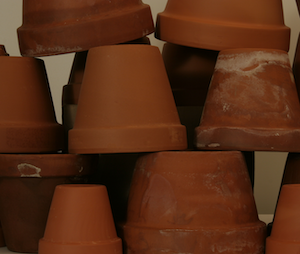
#> input picture data/2006/flowerpot_L.png, 300 x 254 px, given in place of bowling.png, which was not available
$ jupyter execute --allow-errors Untitled.ipynb   (older library calls are emulated)
#> lines starting #> are read from the running program, lines starting #| are printed output that depends on the picture; after the words box and inside, x2 and y2 are one past the last pixel; in counts of white or black regions, pixels touching at a corner belong together; pictures that were not available may be replaced by others from this repository, and a replacement may not be noted
### clean_up_disparity.py
import cv2
import matplotlib.pyplot as plt
from scipy import ndimage
from skimage import feature
from scipy.stats import mode
import numpy as np

# [63 lines left out: functions get_block, set_block, median_filter_block, edge_aware_mode_filter, not called in this run]

def filter_map(map_file, left, right, result, disparity_window_size):
	'''
	Parameters:
		map_file-- name of depth map file to clean up
		left-- name of left stereo file used to make the depth map
		right-- name of right stereo file used to make the depth map
		disparity_window_size-- window size used to create the depth map, used to crop the combined edge image
	'''
#> called with left = './data/2006/bowling_L.png', right = './data/2006/bowling_R.png', result = 'bowling.png', disparity_window_size = 15
	disparity_map = cv2.cvtColor(cv2.imread(map_file), cv2.COLOR_BGR2GRAY);
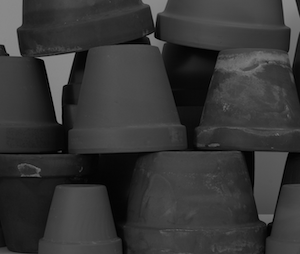
#> disparity_map: shape (254, 300); min 0, max 142, mean 54
	left = cv2.cvtColor(cv2.imread(left), cv2.COLOR_BGR2GRAY);
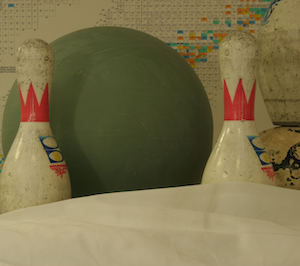
#> input picture data/2006/bowling_L.png, 300 x 266 px
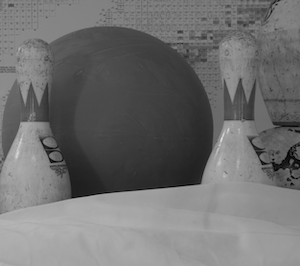
#> left: shape (266, 300); min 0, max 223, mean 111.4
	right = cv2.cvtColor(cv2.imread(right), cv2.COLOR_BGR2GRAY);
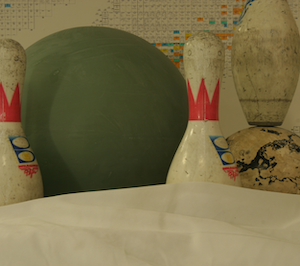
#> input picture data/2006/bowling_R.png, 300 x 266 px
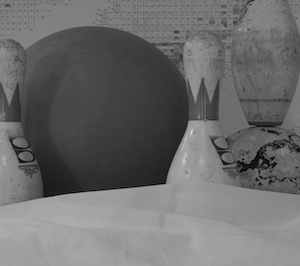
#> right: shape (266, 300); min 0, max 218, mean 107.3

	half_window_size = int(disparity_window_size/2)
	[h, w] = right.shape
#> h = 266; w = 300

	edges_left = feature.canny(left, sigma=3)[half_window_size:h-half_window_size, half_window_size:w-half_window_size]
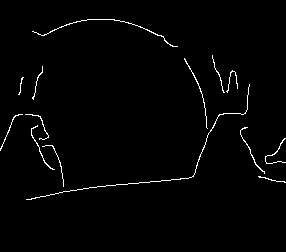
#> edges_left: shape (252, 286) bool; 1.5% white in thin lines or dots, all inside (x1, y1, x2, y2) = (0, 19, 286, 200)
	edges_right = feature.canny(right, sigma=3)[half_window_size:h-half_window_size, half_window_size:w-half_window_size]
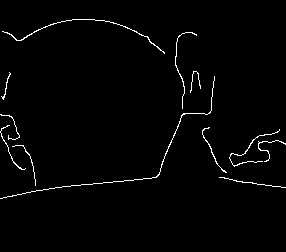
#> edges_right: shape (252, 286) bool; 1.7% white in thin lines or dots, all inside (x1, y1, x2, y2) = (0, 19, 286, 199)
	edges_disparity = feature.canny(disparity_map, sigma=3)
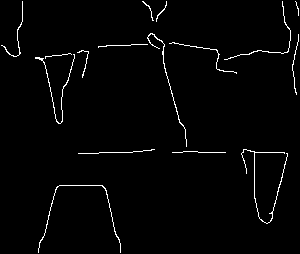
#> edges_disparity: shape (254, 300) bool; 1.9% white in thin lines or dots
	edges_right[edges_left==1] = 1
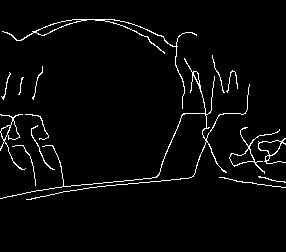
#> edges_right: shape (252, 286) bool; 3.2% white in thin lines or dots, all inside (x1, y1, x2, y2) = (0, 19, 286, 200)
	edges_right[edges_disparity==1] = 1
	edges_both = edges_right

	filtered_map = edge_aware_mode_filter(disparity_map, edges_both, np.zeros(edges_left.shape), 100)

	plt.imshow(filtered_map, cmap='Greys_r')
	plt.show()


filter_map("./disparity_maps/visible/2006/bowling.png", './data/2006/bowling_L.png', './data/2006/bowling_R.png', 'bowling.png', 15)

### Untitled.ipynb
[cell 1]
import numpy as np
import cv2
import matplotlib.pyplot as plt
import math
import open3d as o3d
from open3d import JVisualizer
from utils import get_block
from enum import Enum
#> (the rest of this cell did not finish here and is left out)
